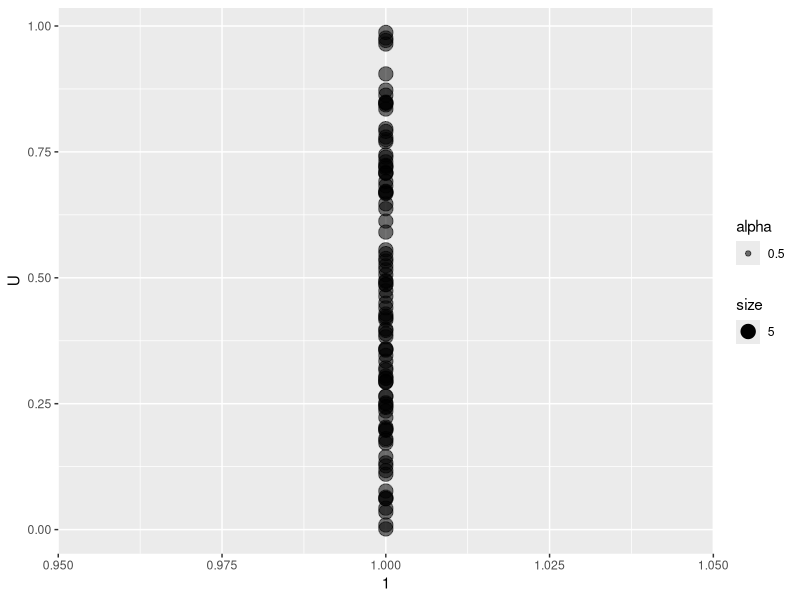

Recreate this plot in R. (Note: this script raises an error after producing the figure.)
# Making Bivariate Probability Integral Transform Test

# rm(list=ls())
library(ggplot2)
set.seed(5)


# First, lets make a univariate PIT:

# Generate Sample:
x <- rt(100,3)
U <- pt(x,3)
qplot(x=1,y=U, alpha=.5, size=5)

# That was easy enough.

Make_Inter_QFun <- function(x,y,interp=4){
  z <-c(x,y)
  lenz <- length(z)
  z1 <- seq(1/(lenz+1),lenz/(lenz+1), length.out=lenz)
  q1 <- quantile(z, probs = z1, type = interp)
  q_inter <- approxfun(z1, q1, yleft = min(q1), yright = max(q1))
  return(q_inter)
}

Make_Inter_CDF <- function(x,y,interp=4){
  z <-c(x,y)
  z <- sort(z)
  lenz <- length(z)
  z1 <- seq(1/(lenz+1),lenz/(lenz+1), length.out=lenz)
  #q1 <- quantile(z, probs = z1, type = interp)
  #q_inter <- approxfun(z1, q1, yleft = min(q1), yright = max(q1))
  cdf_inter <- approxfun(z,z1, yleft=0, yright=1)
  return(cdf_inter)
}
test <- Make_Inter_CDF(x,y)
U_x <- test(x)
qplot(y=U_x,x=1)

Bi_Var_PIT <- function(x,y){
  #com_QFun <- Make_Inter_QFun(x,y)
  inter_CDF <- Make_Inter_CDF(x,y)
  U_x <- inter_CDF(x)
  U_y <- inter_CDF(y)
  return(list(U_x,U_y))
}

a <- Bi_Var_PIT(x,y)
a1 <- c(unlist(a))
a1 <- sort(a1)

# This will be EXACTLY uniform, by calculation
# Want to look at U_x and U_y

ks.test(a[[1]],punif,0,1)
ks.test(a[[2]],punif,0,1)

# of course 